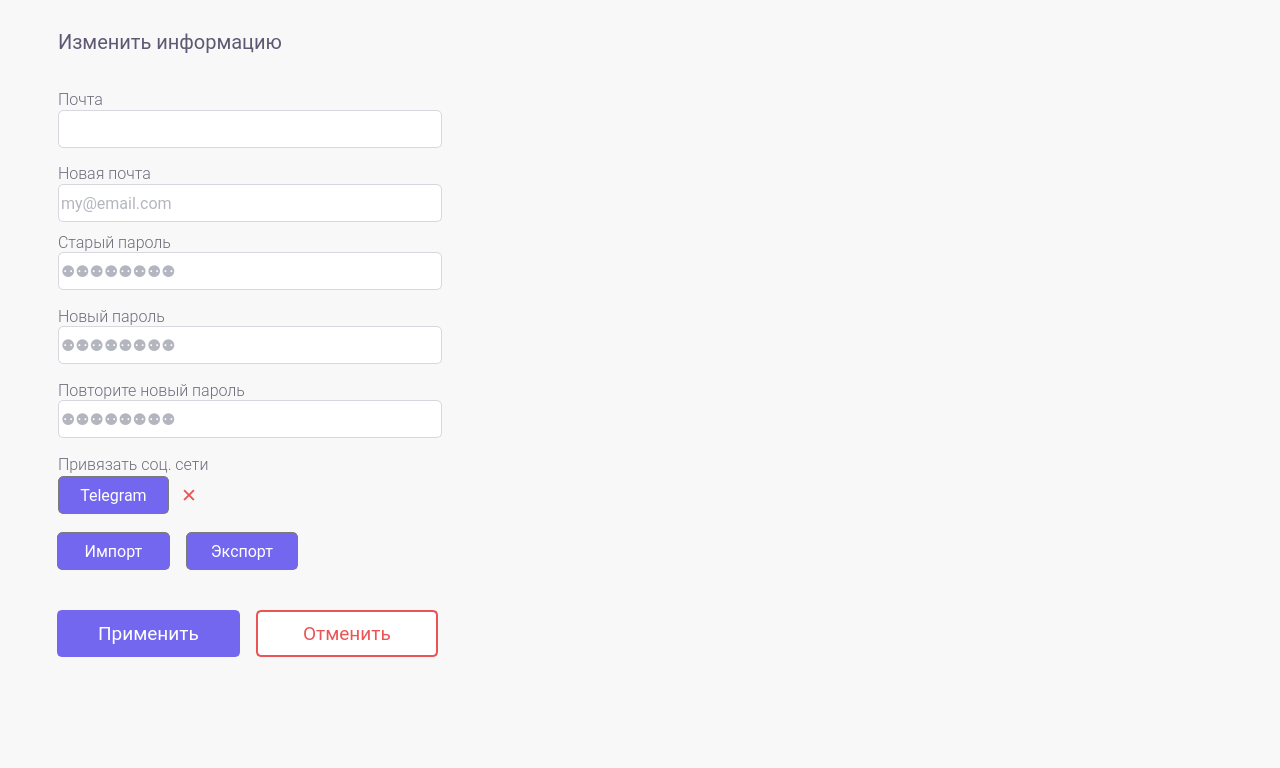
<?xml version="1.0" encoding="UTF-8"?>
<ui version="4.0">
 <class>settings_w_form</class>
 <widget class="QWidget" name="settings_w_form">
  <property name="geometry">
   <rect>
    <x>0</x>
    <y>0</y>
    <width>1280</width>
    <height>768</height>
   </rect>
  </property>
  <property name="windowTitle">
   <string>Settings</string>
  </property>
  <property name="styleSheet">
   <string notr="true">background-color: #F8F8F8;</string>
  </property>
  <widget class="QLineEdit" name="settings_w_lineedit_email">
   <property name="geometry">
    <rect>
     <x>58</x>
     <y>110</y>
     <width>384</width>
     <height>38</height>
    </rect>
   </property>
   <property name="font">
    <font>
     <family>Roboto</family>
     <pointsize>12</pointsize>
    </font>
   </property>
   <property name="styleSheet">
    <string notr="true">QLineEdit { 
color: #676D7D;
background: #FFFFFF;
border: 1px solid #D8D6DE;
border-radius: 5px;
}

QLineEdit:hover {
border: 1px solid rgb(95, 85, 200);
}</string>
   </property>
  </widget>
  <widget class="QLineEdit" name="settings_w_lineedit_oldpass">
   <property name="geometry">
    <rect>
     <x>58</x>
     <y>252</y>
     <width>384</width>
     <height>38</height>
    </rect>
   </property>
   <property name="font">
    <font>
     <family>Roboto</family>
     <pointsize>12</pointsize>
    </font>
   </property>
   <property name="styleSheet">
    <string notr="true">QLineEdit { 
color: #676D7D;
background: #FFFFFF;
border: 1px solid #D8D6DE;
border-radius: 5px;
}

QLineEdit:hover {
border: 1px solid rgb(95, 85, 200);
}</string>
   </property>
   <property name="echoMode">
    <enum>QLineEdit::Password</enum>
   </property>
   <property name="placeholderText">
    <string>⚉⚉⚉⚉⚉⚉⚉⚉</string>
   </property>
  </widget>
  <widget class="QPushButton" name="settings_w_btn_telegram">
   <property name="geometry">
    <rect>
     <x>58</x>
     <y>476</y>
     <width>111</width>
     <height>38</height>
    </rect>
   </property>
   <property name="font">
    <font>
     <family>Roboto</family>
     <pointsize>12</pointsize>
     <weight>50</weight>
     <bold>false</bold>
    </font>
   </property>
   <property name="styleSheet">
    <string notr="true">QPushButton {
	background-color: rgb(115, 103, 240);
	border: 1px solid rgb(122, 122, 122);
	border-radius: 5px;
	color: rgb(255, 255, 255);
	padding-left: 10px;
	padding-right: 10px;
}
QPushButton:hover {
  background-color: rgb(255, 255, 255);
  color: rgb(115, 103, 240);
  border: 1px solid rgb(95, 85, 200);
}</string>
   </property>
   <property name="text">
    <string>Telegram</string>
   </property>
   <property name="icon">
    <iconset>
     <normaloff>img/icons/telegram.png</normaloff>img/icons/telegram.png</iconset>
   </property>
  </widget>
  <widget class="QLabel" name="settings_w_text_oldpass">
   <property name="geometry">
    <rect>
     <x>58</x>
     <y>232</y>
     <width>384</width>
     <height>20</height>
    </rect>
   </property>
   <property name="font">
    <font>
     <family>Roboto Light</family>
     <pointsize>12</pointsize>
    </font>
   </property>
   <property name="styleSheet">
    <string notr="true">color: rgb(110, 107, 123);</string>
   </property>
   <property name="text">
    <string>Старый пароль</string>
   </property>
  </widget>
  <widget class="QLabel" name="settings_w_text_newpass">
   <property name="geometry">
    <rect>
     <x>58</x>
     <y>306</y>
     <width>384</width>
     <height>20</height>
    </rect>
   </property>
   <property name="font">
    <font>
     <family>Roboto Light</family>
     <pointsize>12</pointsize>
    </font>
   </property>
   <property name="styleSheet">
    <string notr="true">color: rgb(110, 107, 123);</string>
   </property>
   <property name="text">
    <string>Новый пароль</string>
   </property>
  </widget>
  <widget class="QLabel" name="settings_w_text_edit_info">
   <property name="geometry">
    <rect>
     <x>58</x>
     <y>30</y>
     <width>384</width>
     <height>24</height>
    </rect>
   </property>
   <property name="font">
    <font>
     <family>Roboto</family>
     <pointsize>15</pointsize>
    </font>
   </property>
   <property name="styleSheet">
    <string notr="true">color: rgb(94, 88, 115);</string>
   </property>
   <property name="text">
    <string>Изменить информацию</string>
   </property>
  </widget>
  <widget class="QLineEdit" name="settings_w_lineedit_newpass">
   <property name="geometry">
    <rect>
     <x>58</x>
     <y>326</y>
     <width>384</width>
     <height>38</height>
    </rect>
   </property>
   <property name="font">
    <font>
     <family>Roboto</family>
     <pointsize>12</pointsize>
    </font>
   </property>
   <property name="styleSheet">
    <string notr="true">QLineEdit { 
color: #676D7D;
background: #FFFFFF;
border: 1px solid #D8D6DE;
border-radius: 5px;
}

QLineEdit:hover {
border: 1px solid rgb(95, 85, 200);
}</string>
   </property>
   <property name="echoMode">
    <enum>QLineEdit::Password</enum>
   </property>
   <property name="placeholderText">
    <string>⚉⚉⚉⚉⚉⚉⚉⚉</string>
   </property>
  </widget>
  <widget class="QLabel" name="settings_w_text_repnewpass">
   <property name="geometry">
    <rect>
     <x>58</x>
     <y>380</y>
     <width>384</width>
     <height>20</height>
    </rect>
   </property>
   <property name="font">
    <font>
     <family>Roboto Light</family>
     <pointsize>12</pointsize>
    </font>
   </property>
   <property name="styleSheet">
    <string notr="true">color: rgb(110, 107, 123);</string>
   </property>
   <property name="text">
    <string>Повторите новый пароль</string>
   </property>
  </widget>
  <widget class="QLineEdit" name="settings_w_lineedit_repnewpass">
   <property name="geometry">
    <rect>
     <x>58</x>
     <y>400</y>
     <width>384</width>
     <height>38</height>
    </rect>
   </property>
   <property name="font">
    <font>
     <family>Roboto</family>
     <pointsize>12</pointsize>
    </font>
   </property>
   <property name="styleSheet">
    <string notr="true">QLineEdit { 
color: #676D7D;
background: #FFFFFF;
border: 1px solid #D8D6DE;
border-radius: 5px;
}

QLineEdit:hover {
border: 1px solid rgb(95, 85, 200);
}</string>
   </property>
   <property name="echoMode">
    <enum>QLineEdit::Password</enum>
   </property>
   <property name="placeholderText">
    <string>⚉⚉⚉⚉⚉⚉⚉⚉</string>
   </property>
  </widget>
  <widget class="QLabel" name="settings_w_text_internet">
   <property name="geometry">
    <rect>
     <x>58</x>
     <y>454</y>
     <width>384</width>
     <height>20</height>
    </rect>
   </property>
   <property name="font">
    <font>
     <family>Roboto Light</family>
     <pointsize>12</pointsize>
    </font>
   </property>
   <property name="styleSheet">
    <string notr="true">color: rgb(110, 107, 123);</string>
   </property>
   <property name="text">
    <string>Привязать соц. сети</string>
   </property>
  </widget>
  <widget class="QLabel" name="settings_w_text_email">
   <property name="geometry">
    <rect>
     <x>58</x>
     <y>90</y>
     <width>384</width>
     <height>18</height>
    </rect>
   </property>
   <property name="font">
    <font>
     <family>Roboto Light</family>
     <pointsize>12</pointsize>
     <weight>50</weight>
     <italic>false</italic>
     <bold>false</bold>
    </font>
   </property>
   <property name="styleSheet">
    <string notr="true">color: rgb(110, 107, 123);</string>
   </property>
   <property name="text">
    <string>Почта</string>
   </property>
  </widget>
  <widget class="QLabel" name="settings_w_imglbl_img">
   <property name="geometry">
    <rect>
     <x>570</x>
     <y>110</y>
     <width>600</width>
     <height>456</height>
    </rect>
   </property>
   <property name="text">
    <string/>
   </property>
   <property name="pixmap">
    <pixmap>img/comingsoon-white 1.svg</pixmap>
   </property>
   <property name="scaledContents">
    <bool>true</bool>
   </property>
  </widget>
  <widget class="QWidget" name="horizontalLayoutWidget">
   <property name="geometry">
    <rect>
     <x>57</x>
     <y>594</y>
     <width>381</width>
     <height>80</height>
    </rect>
   </property>
   <layout class="QHBoxLayout" name="settings_w_horizontalLayout_btns_apply_cancel">
    <item>
     <widget class="QPushButton" name="settings_w_btn_apply">
      <property name="font">
       <font>
        <family>Roboto</family>
        <pointsize>14</pointsize>
       </font>
      </property>
      <property name="styleSheet">
       <string notr="true">QPushButton {
background-color: #7367F0;
border-radius: 5px;
border: 2px solid #7367F0;
color: rgb(255, 255, 255);
padding-top: 10 px; 
padding-right: 23 px;
padding-left: 23 px;
padding-bottom: 10 px;
text-align: center;
margin-right: 5px;
}
QPushButton:hover {
  background-color: rgb(255, 255, 255); 
  color: rgb(115, 103, 240);
  border: 2px solid rgb(95, 85, 200);
}</string>
      </property>
      <property name="text">
       <string>Применить</string>
      </property>
     </widget>
    </item>
    <item>
     <widget class="QPushButton" name="settings_w_btn_undo">
      <property name="font">
       <font>
        <family>Roboto</family>
        <pointsize>14</pointsize>
       </font>
      </property>
      <property name="styleSheet">
       <string notr="true">QPushButton {
background-color: rgb(255, 255, 255); 
border-radius: 5px;
border: 2px solid rgb(234, 84, 85);
color: rgb(234, 84, 85);
padding-top: 10 px; 
padding-right: 23 px;
padding-left: 23 px;
padding-bottom: 10 px;
text-align: center;
margin-left: 5px;
}
QPushButton:hover {
background-color: rgb(234, 84, 85);
color: rgb(255, 255, 255);
border: 2px solid rgb(234, 84, 85);
}</string>
      </property>
      <property name="text">
       <string>Отменить</string>
      </property>
     </widget>
    </item>
   </layout>
  </widget>
  <widget class="QLabel" name="settings_w_imglbl_telegram_verify">
   <property name="geometry">
    <rect>
     <x>170</x>
     <y>476</y>
     <width>38</width>
     <height>38</height>
    </rect>
   </property>
   <property name="font">
    <font>
     <family>Roboto Light</family>
     <pointsize>18</pointsize>
     <weight>50</weight>
     <bold>false</bold>
    </font>
   </property>
   <property name="styleSheet">
    <string notr="true">color: rgb(40, 199, 111);</string>
   </property>
   <property name="text">
    <string>🗸</string>
   </property>
   <property name="scaledContents">
    <bool>true</bool>
   </property>
   <property name="alignment">
    <set>Qt::AlignCenter</set>
   </property>
  </widget>
  <widget class="QLabel" name="settings_w_imglbl_telegram_noverify">
   <property name="geometry">
    <rect>
     <x>170</x>
     <y>476</y>
     <width>38</width>
     <height>38</height>
    </rect>
   </property>
   <property name="font">
    <font>
     <family>Roboto Light</family>
     <pointsize>14</pointsize>
     <weight>50</weight>
     <bold>false</bold>
    </font>
   </property>
   <property name="styleSheet">
    <string notr="true">color: rgb(234, 84, 85);</string>
   </property>
   <property name="text">
    <string>✕</string>
   </property>
   <property name="scaledContents">
    <bool>true</bool>
   </property>
   <property name="alignment">
    <set>Qt::AlignCenter</set>
   </property>
  </widget>
  <widget class="QWidget" name="horizontalLayoutWidget_2">
   <property name="geometry">
    <rect>
     <x>57</x>
     <y>526</y>
     <width>251</width>
     <height>50</height>
    </rect>
   </property>
   <layout class="QHBoxLayout" name="settings_w_horizontalLayout_btns_imp_exp">
    <item>
     <widget class="QPushButton" name="settings_w_btn_import">
      <property name="maximumSize">
       <size>
        <width>16777215</width>
        <height>38</height>
       </size>
      </property>
      <property name="font">
       <font>
        <family>Roboto</family>
        <pointsize>12</pointsize>
       </font>
      </property>
      <property name="styleSheet">
       <string notr="true">QPushButton {
background-color: rgb(115, 103, 240);
border: 1px solid rgb(122, 122, 122);
border-radius: 5px;
color: rgb(255, 255, 255);
padding-top: 5 px; 
padding-right: 23 px;
padding-left: 23 px;
padding-bottom: 5 px;
margin-right: 10px;
}
QPushButton:hover {
  background-color: rgb(255, 255, 255); 
  color: rgb(115, 103, 240);
  border: 1px solid rgb(95, 85, 200);
}</string>
      </property>
      <property name="text">
       <string>Импорт</string>
      </property>
     </widget>
    </item>
    <item>
     <widget class="QPushButton" name="settings_w_btn_export">
      <property name="maximumSize">
       <size>
        <width>16777215</width>
        <height>38</height>
       </size>
      </property>
      <property name="font">
       <font>
        <family>Roboto</family>
        <pointsize>12</pointsize>
       </font>
      </property>
      <property name="styleSheet">
       <string notr="true">QPushButton {
background-color: rgb(115, 103, 240);
border: 1px solid rgb(122, 122, 122);
border-radius: 5px;
color: rgb(255, 255, 255);
padding-top: 5 px; 
padding-right: 23 px;
padding-left: 23 px;
padding-bottom: 5 px;
margin-right: 10px;
}
QPushButton:hover {
background-color: rgb(255, 255, 255); 
color: rgb(115, 103, 240);
border: 1px solid rgb(95, 85, 200);
}</string>
      </property>
      <property name="text">
       <string>Экспорт</string>
      </property>
     </widget>
    </item>
   </layout>
  </widget>
  <widget class="QLineEdit" name="settings_w_lineedit_email_new">
   <property name="geometry">
    <rect>
     <x>58</x>
     <y>184</y>
     <width>384</width>
     <height>38</height>
    </rect>
   </property>
   <property name="font">
    <font>
     <family>Roboto</family>
     <pointsize>12</pointsize>
    </font>
   </property>
   <property name="layoutDirection">
    <enum>Qt::LeftToRight</enum>
   </property>
   <property name="styleSheet">
    <string notr="true">QLineEdit { 
color: #676D7D;
background: #FFFFFF;
border: 1px solid #D8D6DE;
border-radius: 5px;
}

QLineEdit:hover {
border: 1px solid rgb(95, 85, 200);
}</string>
   </property>
   <property name="placeholderText">
    <string>my@email.com</string>
   </property>
  </widget>
  <widget class="QLabel" name="settings_w_text_email_2">
   <property name="geometry">
    <rect>
     <x>58</x>
     <y>164</y>
     <width>384</width>
     <height>18</height>
    </rect>
   </property>
   <property name="font">
    <font>
     <family>Roboto Light</family>
     <pointsize>12</pointsize>
     <weight>50</weight>
     <italic>false</italic>
     <bold>false</bold>
    </font>
   </property>
   <property name="styleSheet">
    <string notr="true">color: rgb(110, 107, 123);</string>
   </property>
   <property name="text">
    <string>Новая почта</string>
   </property>
  </widget>
  <zorder>settings_w_imglbl_telegram_verify</zorder>
  <zorder>settings_w_imglbl_telegram_noverify</zorder>
  <zorder>settings_w_lineedit_email</zorder>
  <zorder>settings_w_lineedit_oldpass</zorder>
  <zorder>settings_w_btn_telegram</zorder>
  <zorder>settings_w_text_oldpass</zorder>
  <zorder>settings_w_text_newpass</zorder>
  <zorder>settings_w_text_edit_info</zorder>
  <zorder>settings_w_lineedit_newpass</zorder>
  <zorder>settings_w_text_repnewpass</zorder>
  <zorder>settings_w_lineedit_repnewpass</zorder>
  <zorder>settings_w_text_internet</zorder>
  <zorder>settings_w_text_email</zorder>
  <zorder>settings_w_imglbl_img</zorder>
  <zorder>horizontalLayoutWidget</zorder>
  <zorder>horizontalLayoutWidget_2</zorder>
  <zorder>settings_w_lineedit_email_new</zorder>
  <zorder>settings_w_text_email_2</zorder>
 </widget>
 <resources/>
 <connections/>
</ui>
